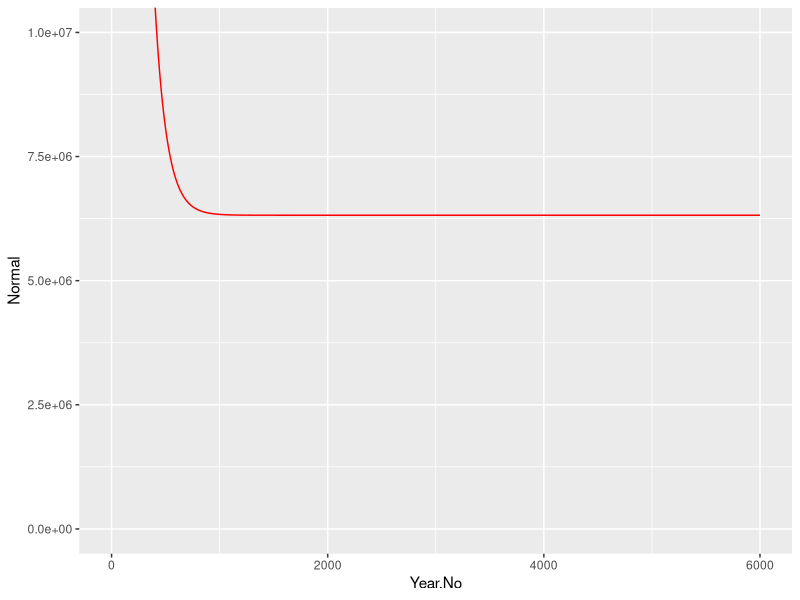
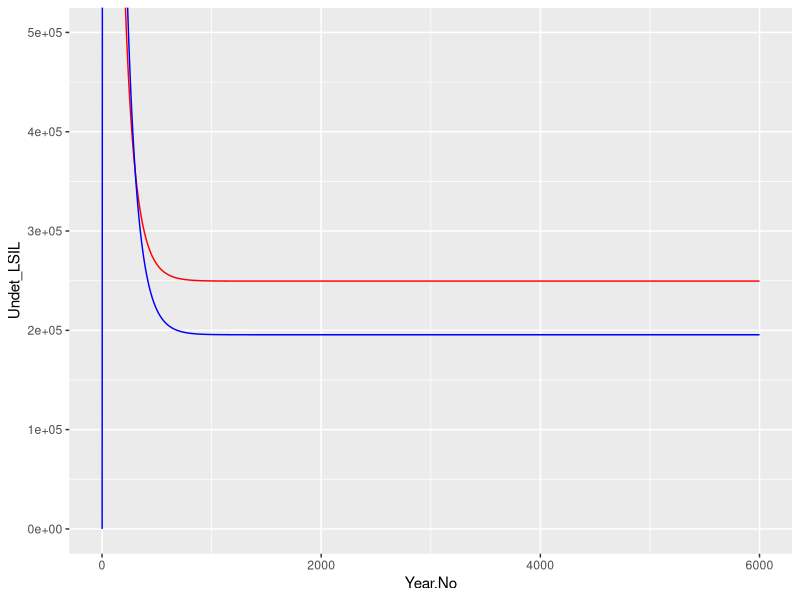
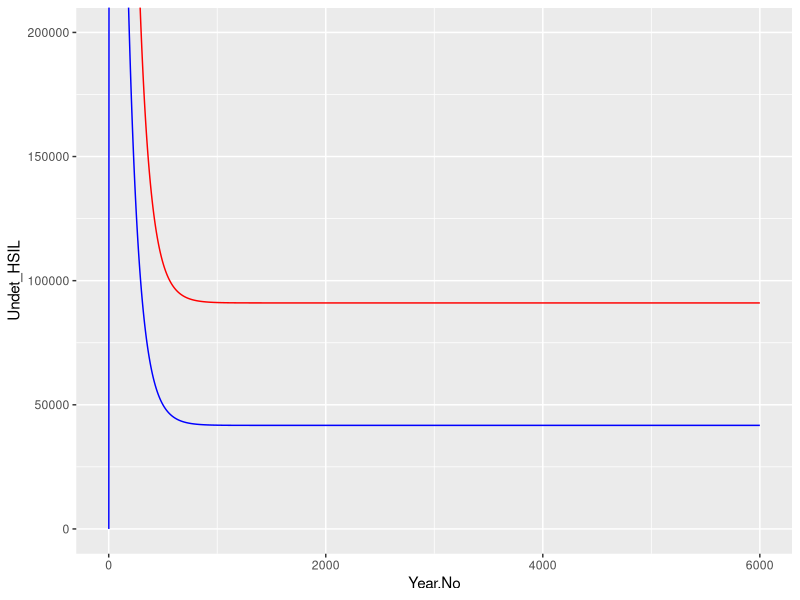

R code for these plots, in order:

## FINAL MODEL 2018 PARAMETERS ##

## Time step = MONTH ##

library(ggplot2)

### UNVACCINATED ###

#### Starting parameters
t = 12*500
  # 12*500 = burn-in (1-6000)
  # 12*30 = COVID + 30ish years (6001-6360)

N.states = 8

Pop_size_1 = 14683822*0.4
Pop_size_2 = 10201392*0.4
Pop_size_3 = 19939084*0.4

# aging into cohort
age_in <- -log(1-1/20)/12 # multiply by pop under 18
# aging up within cohort
age_up_0 <- -log(1-1/3)/12 # proportion turning 21
age_up_1 <- -log(1-1/4)/12 # proportion turning 25
age_up_2 <- -log(1-1/5)/12 # proportion turning 30
# aging out of cohort
age_out <- -log(1-1/10)/12 # proportion turning 40
# Dying
p_die_1 <- -log(1-74/100000)/12 # proportion dying age 18-24
p_die_2_3 <- -log(1-164/100000)/12 # proportion dying age 25-39

# undetected
norm_ulsil_0 <- -log(1-0.15)/12
norm_ulsil_1 <- -log(1-0.08)/12
norm_ulsil_2 <- -log(1-0.02)/12
norm_ulsil_3 <- -log(1-0.01)/12
ulsil_norm_1 <- -log(1-0.60)/12
ulsil_norm_2_3 <- -log(1-0.4)/12
ulsil_uhsil_1 <- -log(1-0.14)/12
ulsil_uhsil_2_3 <- -log(1-0.35)/12
uhsil_ulsil_1 <- -log(1-0.62)/12
uhsil_ulsil_2_3 <- -log(1-0.20)/12
uhsil_ucan <- -log(1-6.4/100000)/12

# detected
norm_dlsil_1 <- norm_ulsil_1
norm_dlsil_2 <- norm_ulsil_2
norm_dlsil_3 <- norm_ulsil_3
dlsil_norm_1 <- ulsil_norm_1
dlsil_norm_2_3 <- ulsil_norm_2_3
dlsil_dhsil_1 <- ulsil_uhsil_1
dlsil_dhsil_2_3 <- ulsil_uhsil_2_3
dhsil_dlsil_1 <-  uhsil_ulsil_1
dhsil_dlsil_2_3 <-  uhsil_ulsil_2_3
dhsil_dcan <- uhsil_ucan
dcan_dcandeath <- -log(1-0.35)/12

# treatment
dhsil_norm <- -log(1-0.9*0.9)/12
dcan_norm <- -log(1-0.5*1)/12

# screening
ulsil_dlsil <- -log(1-0.83/3)/12
uhsil_dhsil <- -log(1-0.83/3)/12
ucan_dcan <- -log(1-0.83/3)/12

# loss to follow up
dlsil_uhsil <- -log(1-0.17/3)/12
dhsil_ucan <- -log(1-0.17/3)/12

# hysterectomies
hyst_1 <- -log(1+log(0.99)/10)/12
hyst_2 <- -log(1+log(0.96)/10)/12


# Starting number in each state

# Create years label
prefix = "Month"
suffix = seq(1:t)
months = paste(prefix, suffix, sep=" ")

# Create empty array
arr1 = array(NA, dim=c(t, N.states, 4), dimnames=list(months, c("Normal","Undet_LSIL","Det_LSIL","Undet_HSIL","Det_HSIL","Undet_Cancer","Det_Cancer","Cancer Death"), c("18-20","21-24","25-29","30-39")))

# Assign starting prevalence of each state
prev1 = 0.8
prev2 = 0.1
prev3 = 0
prev4 = 0.1
prev5 = 0
prev6 = 0
prev7 = 0
prev8 = 0

# Assign starting states
set.seed(123)
arr1[1,,] <- rmultinom(1, Pop_size_1+Pop_size_2+Pop_size_3, prob=c(prev1,prev2,prev3,prev4,prev5,prev6,prev7,prev8)) 

# Run model
for(i in 2:t){
  
  ########################### 18-20 ########################
  
  # Normal 18-20 (1)
  arr1[i,1,1] <- (arr1[(i-1),1,1]) +  
    (Pop_size_1*age_in) +        # age in (need to adjust this)
    (arr1[(i-1),2,1])*ulsil_norm_1 - # undetected LSIL regress to normal
    #(arr1[(i-1),5,1])*dhsil_norm + # detected HSIL treated to normal
    #(arr1[(i-1),3,1])*dlsil_norm_1 - # detected LSIL regress to normal
    (arr1[(i-1),1,1])*norm_ulsil_1 - # normal progress to undetected LSIL
    #(arr1[(i-1),1,1])*norm_dlsil_1 - # normal progress to detected LSIL
    (arr1[(i-1),1,1])*age_up_0 -   # age up
    (arr1[(i-1),1,1])*p_die_1        # die (unrelated)
  # LSIL undetected 18-20 (2)
  arr1[i,2,1] <- (arr1[(i-1),2,1]) + 
    # Age in (need to add this)
    (arr1[(i-1),1,1])*norm_ulsil_0 +  # normal progress to undetected LSIL
    (arr1[(i-1),4,1])*uhsil_ulsil_1 - # undetected HSIL regress to undetected LSIL
    (arr1[(i-1),2,1])*ulsil_norm_1 -  # undetected LSIL regress to normal
    (arr1[(i-1),2,1])*ulsil_uhsil_1 - # undetected LSIL progress to undetected HSIL
    #(arr1[(i-1),2,1])*ulsil_dlsil - # undetected LSIL screened to detected LSIL
    (arr1[(i-1),2,1])*age_up_0 -    # age up
    (arr1[(i-1),2,1])*p_die_1         # die (unrelated)
  # LSIL detected 18-20 (3) = 0
  arr1[i,3,1] <- (arr1[(i-1),3,1]) 
  # Age in (need to add this)
  #(arr1[(i-1),1,1])*norm_dlsil_1 +  # normal progress to detected LSIL
  #(arr1[(i-1),5,1])*dhsil_dlsil_1 + # detected HSIL regress to detected LSIL
  #(arr1[(i-1),2,1])*ulsil_dlsil - # undetected LSIL screened to detected LSIL
  #(arr1[(i-1),3,1])*dlsil_norm_1 -  # detected LSIL regress to normal
  #(arr1[(i-1),3,1])*dlsil_dhsil_1 - # detected LSIL progress to detected HSIL
  #(arr1[(i-1),3,1])*dlsil_uhsil - # detected LSIL LTFU to undetected HSIL
  #(arr1[(i-1),3,1])*age_up_1 -    # age up
  #(arr1[(i-1),3,1])*p_die_1         # die (unrelated)
  # HSIL undetected 18-20 (4) 
  arr1[i,4,1] <- (arr1[(i-1),4,1]) + 
    (arr1[(i-1),2,1])*ulsil_uhsil_1 + # undetected LSIL progress to undetected HSIL 
    (arr1[(i-1),3,1])*dlsil_uhsil - # detected LSIL progress to undetected HSIL
    (arr1[(i-1),4,1])*uhsil_ulsil_1 - # undetected HSIL regress to undetected LSIL
    #(arr1[(i-1),4,1])*uhsil_ucan -  # undetected HSIL progress to undetected cancer
    (arr1[(i-1),4,1])*uhsil_dhsil - # undetected HSIL screened to detected HSIL
    (arr1[(i-1),4,1])*age_up_0 -    # age up
    (arr1[(i-1),4,1])*p_die_1         # die (unrelated)
  # HSIL detected 18-20 (5) = 0
  arr1[i,5,1] <- (arr1[(i-1),5,1]) 
  #(arr1[(i-1),3,1])*dlsil_dhsil_1 + # detected LSIL progress to detected HSIL
  #(arr1[(i-1),4,1])*uhsil_dhsil - # undetected HSIL screened to detected HSIL
  #(arr1[(i-1),5,1])*dhsil_dlsil_1 - # detected HSIL regress to detected LSIL
  #(arr1[(i-1),5,1])*dhsil_norm -  # detected HSIL treated to normal
  #(arr1[(i-1),5,1])*age_up_1 -    # age up
  #(arr1[(i-1),5,1])*p_die_1         # die (unrelated)
  # Cancer undetected 18-20 (6) = 0
  arr1[i,6,1] <- (arr1[(i-1),6,1])
  # Cancer detected 18-20 (7) = 0
  arr1[i,7,1] <- (arr1[(i-1),7,1])
  # Cancer deaths 18-20 (8) = 0
  arr1[i,8,1] <- (arr1[(i-1),8,1])
  
  ########################### 21-24 ########################
  
  # Normal 21-24 (1)
  arr1[i,1,2] <- (arr1[(i-1),1,2]) +  
    (arr1[(i-1),1,1])*age_up_0 +   # age up
    (arr1[(i-1),2,2])*ulsil_norm_1 + # undetected LSIL regress to normal
    (arr1[(i-1),5,2])*dhsil_norm + # detected HSIL treated to normal
    (arr1[(i-1),3,2])*dlsil_norm_1 - # detected LSIL regress to normal
    (arr1[(i-1),1,2])*norm_ulsil_1 - # normal progress to undetected LSIL
    (arr1[(i-1),1,2])*norm_dlsil_1 - # normal progress to detected LSIL
    (arr1[(i-1),1,2])*age_up_1 -   # age up
    (arr1[(i-1),1,2])*hyst_1-        # hysterectomy
    (arr1[(i-1),1,2])*p_die_1        # die (unrelated)
  # LSIL undetected 21-24 (2)
  arr1[i,2,2] <- (arr1[(i-1),2,2]) + 
    (arr1[(i-1),2,1])*age_up_0 +   # age up
    (arr1[(i-1),1,2])*norm_ulsil_1 +  # normal progress to undetected LSIL
    (arr1[(i-1),4,2])*uhsil_ulsil_1 - # undetected HSIL regress to undetected LSIL
    (arr1[(i-1),2,2])*ulsil_norm_1 -  # undetected LSIL regress to normal
    (arr1[(i-1),2,2])*ulsil_uhsil_1 - # undetected LSIL progress to undetected HSIL
    (arr1[(i-1),2,2])*ulsil_dlsil - # undetected LSIL screened to detected LSIL
    (arr1[(i-1),2,2])*age_up_1 -    # age up
    (arr1[(i-1),2,2])*hyst_1-        # hysterectomy
    (arr1[(i-1),2,2])*p_die_1         # die (unrelated)
  # LSIL detected 21-24 (3)
  arr1[i,3,2] <- (arr1[(i-1),3,2]) + 
    (arr1[(i-1),3,1])*age_up_0 +   # age up
    (arr1[(i-1),1,2])*norm_dlsil_1 +  # normal progress to detected LSIL
    (arr1[(i-1),5,2])*dhsil_dlsil_1 + # detected HSIL regress to detected LSIL
    (arr1[(i-1),2,2])*ulsil_dlsil - # undetected LSIL screened to detected LSIL
    (arr1[(i-1),3,2])*dlsil_norm_1 -  # detected LSIL regress to normal
    (arr1[(i-1),3,2])*dlsil_dhsil_1 - # detected LSIL progress to detected HSIL
    (arr1[(i-1),3,2])*dlsil_uhsil - # detected LSIL LTFU to undetected HSIL
    (arr1[(i-1),3,2])*age_up_1 -    # age up
    (arr1[(i-1),3,2])*hyst_1-        # hysterectomy
    (arr1[(i-1),3,2])*p_die_1         # die (unrelated)
  # HSIL undetected 21-24 (4) 
  arr1[i,4,2] <- (arr1[(i-1),4,2]) + 
    (arr1[(i-1),4,1])*age_up_0 +   # age up
    (arr1[(i-1),2,2])*ulsil_uhsil_1 + # undetected LSIL progress to undetected HSIL 
    (arr1[(i-1),3,2])*dlsil_uhsil - # detected LSIL progress to undetected HSIL
    (arr1[(i-1),4,2])*uhsil_ulsil_1 - # undetected HSIL regress to undetected LSIL
    #(arr1[(i-1),4,1])*uhsil_ucan -  # undetected HSIL progress to undetected cancer
    (arr1[(i-1),4,2])*uhsil_dhsil - # undetected HSIL screened to detected HSIL
    (arr1[(i-1),4,2])*age_up_1 -    # age up
    (arr1[(i-1),4,2])*hyst_1-        # hysterectomy
    (arr1[(i-1),4,2])*p_die_1         # die (unrelated)
  # HSIL detected 21-24 (5)
  arr1[i,5,2] <- (arr1[(i-1),5,2]) + 
    (arr1[(i-1),5,1])*age_up_0 +   # age up
    (arr1[(i-1),3,2])*dlsil_dhsil_1 + # detected LSIL progress to detected HSIL
    (arr1[(i-1),4,2])*uhsil_dhsil - # undetected HSIL screened to detected HSIL
    (arr1[(i-1),5,2])*dhsil_dlsil_1 - # detected HSIL regress to detected LSIL
    (arr1[(i-1),5,2])*dhsil_norm -  # detected HSIL treated to normal
    (arr1[(i-1),5,2])*age_up_1 -    # age up
    (arr1[(i-1),5,2])*hyst_1-        # hysterectomy
    (arr1[(i-1),5,2])*p_die_1         # die (unrelated)
  # Cancer undetected 18-24 (6) = 0
  arr1[i,6,2] <- (arr1[(i-1),6,2])
  # Cancer detected 18-24 (7) = 0
  arr1[i,7,2] <- (arr1[(i-1),7,2])
  # Cancer deaths 18-24 (8) = 0
  arr1[i,8,2] <- (arr1[(i-1),8,2])
  
  ########################### 25-29 ########################
  
  # Normal 25-29 (1)
  arr1[i,1,3] <- (arr1[(i-1),1,3]) +  
    (arr1[(i-1),1,2])*age_up_1 +   # age up
    (arr1[(i-1),2,3])*ulsil_norm_2_3 + # undetected LSIL regress to normal
    (arr1[(i-1),5,3])*dhsil_norm + # detected HSIL treated to normal
    (arr1[(i-1),7,3])*dcan_norm +  # detected cancer treated to normal
    (arr1[(i-1),3,3])*dlsil_norm_2_3 - # detected LSIL regress to normal
    (arr1[(i-1),1,3])*norm_ulsil_2 - # normal progress to undetected LSIL
    (arr1[(i-1),1,3])*norm_dlsil_2 - # normal progress to detected LSIL
    (arr1[(i-1),1,3])*age_up_2 -   # age up 
    (arr1[(i-1),1,3])*hyst_1-        # hysterectomy
    (arr1[(i-1),1,3])*p_die_2_3      # die (unrelated)
  # LSIL undetected 25-29 (2)
  arr1[i,2,3] <- (arr1[(i-1),2,3]) + 
    (arr1[(i-1),2,2])*age_up_1 +   # age up
    (arr1[(i-1),1,3])*norm_ulsil_2 +  # normal progress to undetected LSIL
    (arr1[(i-1),4,3])*uhsil_ulsil_2_3 - # undetected HSIL regress to undetected LSIL
    (arr1[(i-1),2,3])*ulsil_norm_2_3 -  # undetected LSIL regress to normal
    (arr1[(i-1),2,3])*ulsil_uhsil_2_3 - # undetected LSIL progress to undetected HSIL
    (arr1[(i-1),2,3])*ulsil_dlsil - # undetected LSIL screened to detected LSIL
    (arr1[(i-1),2,3])*age_up_2 -     # age up
    (arr1[(i-1),2,3])*hyst_1-        # hysterectomy
    (arr1[(i-1),2,3])*p_die_2_3       # die (unrelated)
  # LSIL detected 25-29 (3)
  arr1[i,3,3] <- (arr1[(i-1),3,3]) + 
    (arr1[(i-1),3,2])*age_up_1 +   # age up
    (arr1[(i-1),1,3])*norm_dlsil_2 +  # normal progress to detected LSIL
    (arr1[(i-1),5,3])*dhsil_dlsil_2_3 + # detected HSIL regress to detected LSIL
    (arr1[(i-1),2,3])*ulsil_dlsil - # undetected LSIL screened to detected LSIL
    (arr1[(i-1),3,3])*dlsil_norm_2_3 -  # detected LSIL regress to normal
    (arr1[(i-1),3,3])*dlsil_dhsil_2_3 - # detected LSIL progress to detected HSIL
    (arr1[(i-1),3,3])*dlsil_uhsil - # detected LSIL LTFU to undetected HSIL
    (arr1[(i-1),3,3])*age_up_2 -     # age up
    (arr1[(i-1),3,3])*hyst_1-        # hysterectomy
    (arr1[(i-1),3,3])*p_die_2_3       # die (unrelated)
  # HSIL undetected 25-29 (4) 
  arr1[i,4,3] <- (arr1[(i-1),4,3]) + 
    (arr1[(i-1),4,2])*age_up_1 +   # age up
    (arr1[(i-1),2,3])*ulsil_uhsil_2_3 + # undetected LSIL progress to undetected HSIL 
    (arr1[(i-1),3,3])*dlsil_uhsil - # detected LSIL progress to undetected HSIL
    (arr1[(i-1),4,3])*uhsil_ulsil_2_3 - # undetected HSIL regress to undetected LSIL
    (arr1[(i-1),4,3])*uhsil_ucan -  # undetected HSIL progress to undetected cancer
    (arr1[(i-1),4,3])*uhsil_dhsil - # undetected HSIL screened to detected HSIL
    (arr1[(i-1),4,3])*age_up_2 -     # age up
    (arr1[(i-1),4,3])*hyst_1-        # hysterectomy
    (arr1[(i-1),4,3])*p_die_2_3       # die (unrelated)
  # HSIL detected 25-29 (5)
  arr1[i,5,3] <- (arr1[(i-1),5,3]) + 
    (arr1[(i-1),5,2])*age_up_1 +   # age up
    (arr1[(i-1),3,3])*dlsil_dhsil_2_3 + # detected LSIL progress to detected HSIL
    (arr1[(i-1),4,3])*uhsil_dhsil - # undetected HSIL screened to detected HSIL
    (arr1[(i-1),5,3])*dhsil_dlsil_2_3 - # detected HSIL regress to detected LSIL
    (arr1[(i-1),5,3])*dhsil_ucan -  # detected HSIL LTFU to undetected cancer
    (arr1[(i-1),5,3])*dhsil_dcan -  # detected HSIL progress to detected cancer
    (arr1[(i-1),5,3])*dhsil_norm -  # detected HSIL treated to normal
    (arr1[(i-1),5,3])*age_up_2 -     # age up
    (arr1[(i-1),5,3])*hyst_1-        # hysterectomy
    (arr1[(i-1),5,3])*p_die_2_3       # die (unrelated)
  # Cancer undetected 25-29 (6)
  arr1[i,6,3] <- (arr1[(i-1),6,3]) +
    (arr1[(i-1),4,3])*uhsil_ucan +  # undetected HSIL progress to undetected cancer
    (arr1[(i-1),5,3])*dhsil_ucan -  # detected HSIL progress to undetected cancer
    (arr1[(i-1),6,3])*ucan_dcan -   # undetected cancer screened to detected cancer
    (arr1[(i-1),6,3])*age_up_2 -     # age up
    (arr1[(i-1),6,3])*hyst_1-        # hysterectomy
    (arr1[(i-1),6,3])*p_die_2_3       # die (unrelated)
  # Cancer detected 25-29 (7)
  arr1[i,7,3] <- (arr1[(i-1),7,3]) +
    (arr1[(i-1),5,3])*dhsil_dcan +     # detected HSIL progress to detected cancer
    (arr1[(i-1),6,3])*ucan_dcan -      # undetected cancer screened to detected cancer
    (arr1[(i-1),7,3])*dcan_dcandeath - # detected cancer progress to cancer death
    (arr1[(i-1),7,3])*dcan_norm -      # detected cancer treated to normal
    (arr1[(i-1),7,3])*age_up_2 -        # age out
    (arr1[(i-1),7,3])*p_die_2_3          # die (unrelated)
  # Cancer deaths 25-29 (8)
  arr1[i,8,3] <-
    (arr1[(i-1),7,3])*dcan_dcandeath # detected cancer progress to cancer death
  
  ########################### 30-39 ########################
  
  # Normal 30-39 (1)
  arr1[i,1,4] <- (arr1[(i-1),1,4]) +  
    (arr1[(i-1),1,3])*age_up_2 +   # age up
    (arr1[(i-1),2,4])*ulsil_norm_2_3 + # undetected LSIL regress to normal
    (arr1[(i-1),5,4])*dhsil_norm + # detected HSIL treated to normal
    (arr1[(i-1),7,4])*dcan_norm +  # detected cancer treated to normal
    (arr1[(i-1),3,4])*dlsil_norm_2_3 - # detected LSIL regress to normal
    (arr1[(i-1),1,4])*norm_ulsil_3 - # normal progress to undetected LSIL
    (arr1[(i-1),1,4])*norm_dlsil_3 - # normal progress to detected LSIL
    (arr1[(i-1),1,4])*age_out -    # age out
    (arr1[(i-1),1,4])*hyst_2-        # hysterectomy
    (arr1[(i-1),1,4])*p_die_2_3      # die (unrelated)
  # LSIL undetected 25-39 (2)
  arr1[i,2,4] <- (arr1[(i-1),2,4]) + 
    (arr1[(i-1),2,3])*age_up_2 +   # age up
    (arr1[(i-1),1,4])*norm_ulsil_3 +  # normal progress to undetected LSIL
    (arr1[(i-1),4,4])*uhsil_ulsil_2_3 - # undetected HSIL regress to undetected LSIL
    (arr1[(i-1),2,4])*ulsil_norm_2_3 -  # undetected LSIL regress to normal
    (arr1[(i-1),2,4])*ulsil_uhsil_2_3 - # undetected LSIL progress to undetected HSIL
    (arr1[(i-1),2,4])*ulsil_dlsil - # undetected LSIL screened to detected LSIL
    (arr1[(i-1),2,4])*age_out -     # age out
    (arr1[(i-1),2,4])*hyst_2-        # hysterectomy
    (arr1[(i-1),2,4])*p_die_2_3       # die (unrelated)
  # LSIL detected 25-39 (3)
  arr1[i,3,4] <- (arr1[(i-1),3,4]) + 
    (arr1[(i-1),3,3])*age_up_2 +   # age up
    (arr1[(i-1),1,4])*norm_dlsil_3 +  # normal progress to detected LSIL
    (arr1[(i-1),5,4])*dhsil_dlsil_2_3 + # detected HSIL regress to detected LSIL
    (arr1[(i-1),2,4])*ulsil_dlsil - # undetected LSIL screened to detected LSIL
    (arr1[(i-1),3,4])*dlsil_norm_2_3 -  # detected LSIL regress to normal
    (arr1[(i-1),3,4])*dlsil_dhsil_2_3 - # detected LSIL progress to detected HSIL
    (arr1[(i-1),3,4])*dlsil_uhsil - # detected LSIL LTFU to undetected HSIL
    (arr1[(i-1),3,4])*age_out -     # age out
    (arr1[(i-1),3,4])*hyst_2-        # hysterectomy
    (arr1[(i-1),3,4])*p_die_2_3       # die (unrelated)
  # HSIL undetected 25-39 (4) 
  arr1[i,4,4] <- (arr1[(i-1),4,4]) + 
    (arr1[(i-1),4,3])*age_up_2 +   # age up
    (arr1[(i-1),2,4])*ulsil_uhsil_2_3 + # undetected LSIL progress to undetected HSIL 
    (arr1[(i-1),3,4])*dlsil_uhsil - # detected LSIL progress to undetected HSIL
    (arr1[(i-1),4,4])*uhsil_ulsil_2_3 - # undetected HSIL regress to undetected LSIL
    (arr1[(i-1),4,4])*uhsil_ucan -  # undetected HSIL progress to undetected cancer
    (arr1[(i-1),4,4])*uhsil_dhsil - # undetected HSIL screened to detected HSIL
    (arr1[(i-1),4,4])*age_out -     # age out
    (arr1[(i-1),4,4])*hyst_2-        # hysterectomy
    (arr1[(i-1),4,4])*p_die_2_3       # die (unrelated)
  # HSIL detected 25-39 (5)
  arr1[i,5,4] <- (arr1[(i-1),5,4]) + 
    (arr1[(i-1),5,3])*age_up_2 +   # age up
    (arr1[(i-1),3,4])*dlsil_dhsil_2_3 + # detected LSIL progress to detected HSIL
    (arr1[(i-1),4,4])*uhsil_dhsil - # undetected HSIL screened to detected HSIL
    (arr1[(i-1),5,4])*dhsil_dlsil_2_3 - # detected HSIL regress to detected LSIL
    (arr1[(i-1),5,4])*dhsil_ucan -  # detected HSIL LTFU to undetected cancer
    (arr1[(i-1),5,4])*dhsil_dcan -  # detected HSIL progress to detected cancer
    (arr1[(i-1),5,4])*dhsil_norm -  # detected HSIL treated to normal
    (arr1[(i-1),5,4])*age_out -     # age out
    (arr1[(i-1),5,4])*hyst_2-        # hysterectomy
    (arr1[(i-1),5,4])*p_die_2_3       # die (unrelated)
  # Cancer undetected 25-39 (6)
  arr1[i,6,4] <- (arr1[(i-1),6,4]) +
    (arr1[(i-1),6,4])*age_up_2 +   # age up
    (arr1[(i-1),4,4])*uhsil_ucan +  # undetected HSIL progress to undetected cancer
    (arr1[(i-1),5,4])*dhsil_ucan -  # detected HSIL progress to undetected cancer
    (arr1[(i-1),6,4])*ucan_dcan -   # undetected cancer screened to detected cancer
    (arr1[(i-1),6,4])*age_out -     # age out
    (arr1[(i-1),6,4])*hyst_2-        # hysterectomy
    (arr1[(i-1),6,4])*p_die_2_3       # die (unrelated)
  # Cancer detected 25-39 (7)
  arr1[i,7,4] <- (arr1[(i-1),7,4]) +
    (arr1[(i-1),7,3])*age_up_2 +   # age up
    (arr1[(i-1),5,4])*dhsil_dcan +     # detected HSIL progress to detected cancer
    (arr1[(i-1),6,4])*ucan_dcan -      # undetected cancer screened to detected cancer
    (arr1[(i-1),7,4])*dcan_dcandeath - # detected cancer progress to cancer death
    (arr1[(i-1),7,4])*dcan_norm -      # detected cancer treated to normal
    (arr1[(i-1),7,4])*age_out -        # age out
    (arr1[(i-1),7,4])*p_die_2_3          # die (unrelated)
  # Cancer deaths 25-39 (8)
  arr1[i,8,4] <-
    (arr1[(i-1),7,4])*dcan_dcandeath # detected cancer progress to cancer death
}

arr1 <- round(arr1,0)

# Vector of HSIL, cancer, and cancer death at steady state for iteration
result <- apply(arr1, 2L, rowSums)
final_result <- as.data.frame(result[max(t),])

# Log likelihood of result vs predicted
LL <- sum(dpois(final_result[c(5,7,8),], c(196000*0.4,10510*0.4,3400*0.4), log=TRUE))

Results <- final_result[c(5,7,8),]

result_2 <- as.data.frame(result)
result_3 <- as.data.frame(tibble::rownames_to_column(result_2, "Year"))
result_3$Year.No <- seq(1:t)


p_Norm<-ggplot(result_3, aes(x=Year.No)) +
  geom_line(aes(y=Normal), colour="red") + 
  coord_cartesian(
    xlim = NULL,
    ylim = c(0,10000000))

p_Norm


p_LSIL<-ggplot(result_3, aes(x=Year.No)) +
  geom_line(aes(y=Undet_LSIL), colour="red") + 
  geom_line(aes(y=Det_LSIL), colour="blue") +
  coord_cartesian(
    xlim = NULL,
    ylim = c(0,500000))

p_LSIL

p_HSIL<-ggplot(result_3, aes(x=Year.No)) +
  geom_line(aes(y=Undet_HSIL), colour="red") + 
  geom_line(aes(y=Det_HSIL), colour="blue") +
  coord_cartesian(
    xlim = NULL,
    ylim = c(0,200000))

p_HSIL

# Make vector of paramters from monthly vs annual model - should form line
# Make dataframe - do operation vector 



### VACCINATED ###

#### Starting parameters
t = 12*500
  # 12*500 = burn-in (1-6000)
  # 12*30 = COVID + 30ish years (6001-6360)

N.states = 8
#Pop_size = 154566548 #all women
#Pop_size = 44978865*(1-0.032) # women 18-39*adjustment for hysterectomies
Pop_size_1 = 14683822*0.6
Pop_size_2 = 10201392*0.6
Pop_size_3 = 19939084*0.6

# aging into cohort
age_in <- -log(1-(1/20))/12 # multiply by pop under 18
# aging up within cohort
age_up_0 <- -log(1-1/3)/12 # proportion turning 21
age_up_1 <- -log(1-1/4)/12 # proportion turning 25
age_up_2 <- -log(1-1/5)/12 # proportion turning 30
# aging out of cohort
age_out <- -log(1-1/10)/12 # proportion turning 40
# Dying
p_die_1 <- -log(1-74/100000)/12 # proportion dying age 18-24
p_die_2_3 <- -log(1-164/100000)/12 # proportion dying age 25-39

# undetected
ifelse(t<(490*12), norm_ulsil_0 <- -log(1-0.15)/12, norm_ulsil_0 <- -log(1-0.15*0.2)/12)
ifelse(t<(490*12), norm_ulsil_1 <- -log(1-0.08)/12, norm_ulsil_1 <- -log(1-0.08*0.2)/12)
ifelse(t<(490*12), norm_ulsil_2 <- -log(1-0.02)/12, norm_ulsil_2 <- -log(1-0.02*0.2)/12)
norm_ulsil_3 <- -log(1-0.01*0.1)/12
ulsil_norm_1 <- -log(1-0.60)/12
ulsil_norm_2_3 <- -log(1-0.4)/12
ulsil_uhsil_1 <- -log(1-0.14)/12
ulsil_uhsil_2_3 <- -log(1-0.35)/12
uhsil_ulsil_1 <- -log(1-0.62)/12
uhsil_ulsil_2_3 <- -log(1-0.20)/12
uhsil_ucan <- -log(1-6.4/100000)/12

# detected
norm_dlsil_1 <- norm_ulsil_1
norm_dlsil_2 <- norm_ulsil_2
norm_dlsil_3 <- norm_ulsil_3
dlsil_norm_1 <- ulsil_norm_1
dlsil_norm_2_3 <- ulsil_norm_2_3
dlsil_dhsil_1 <- ulsil_uhsil_1
dlsil_dhsil_2_3 <- ulsil_uhsil_2_3
dhsil_dlsil_1 <-  uhsil_ulsil_1
dhsil_dlsil_2_3 <-  uhsil_ulsil_2_3
dhsil_dcan <- uhsil_ucan
dcan_dcandeath <- -log(1-0.35)/12

# treatment
dhsil_norm <- -log(1-0.9*0.9)/12
dcan_norm <- -log(1-0.5*1)/12

# BRFSS rates!!
# screening
ulsil_dlsil <- -log(1-0.83/3)/12
uhsil_dhsil <- -log(1-0.83/3)/12
ucan_dcan <- -log(1-0.83/3)/12

# loss to follow up
dlsil_uhsil <- -log(1-0.17/3)/12
dhsil_ucan <- -log(1-0.17/3)/12

# hysterectomies
hyst_1 <- -log(1+log(0.99)/10)/12
hyst_2 <- -log(1+log(0.96)/10)/12

# Starting number in each state

# Create years label
prefix = "Year"
suffix = seq(1:t)
years = paste(prefix, suffix, sep=" ")

# Create empty array
arr1 = array(NA, dim=c(t, N.states, 4), dimnames=list(years, c("Normal","Undet_LSIL","Det_LSIL","Undet_HSIL","Det_HSIL","Undet_Cancer","Det_Cancer","Cancer Death"), c("18-20","21-24","25-29","30-39")))

# Assign starting prevalence of each state
prev1 = 0.8
prev2 = 0.1
prev3 = 0
prev4 = 0.1
prev5 = 0
prev6 = 0
prev7 = 0
prev8 = 0

# Assign starting states
set.seed(123)
arr1[1,,] <- rmultinom(1, Pop_size_1+Pop_size_2+Pop_size_3, prob=c(prev1,prev2,prev3,prev4,prev5,prev6,prev7,prev8)) 

# Run model
for(i in 2:t){
  
  ########################### 18-20 ########################
  
  # Normal 18-20 (1)
  arr1[i,1,1] <- (arr1[(i-1),1,1]) +  
    (Pop_size_1*age_in) +        # age in (need to adjust this)
    (arr1[(i-1),2,1])*ulsil_norm_1 - # undetected LSIL regress to normal
    #(arr1[(i-1),5,1])*dhsil_norm + # detected HSIL treated to normal
    #(arr1[(i-1),3,1])*dlsil_norm_1 - # detected LSIL regress to normal
    (arr1[(i-1),1,1])*norm_ulsil_1 - # normal progress to undetected LSIL
    #(arr1[(i-1),1,1])*norm_dlsil_1 - # normal progress to detected LSIL
    (arr1[(i-1),1,1])*age_up_0 -   # age up
    (arr1[(i-1),1,1])*p_die_1        # die (unrelated)
  # LSIL undetected 18-20 (2)
  arr1[i,2,1] <- (arr1[(i-1),2,1]) + 
    # Age in (need to add this)
    (arr1[(i-1),1,1])*norm_ulsil_0 +  # normal progress to undetected LSIL
    (arr1[(i-1),4,1])*uhsil_ulsil_1 - # undetected HSIL regress to undetected LSIL
    (arr1[(i-1),2,1])*ulsil_norm_1 -  # undetected LSIL regress to normal
    (arr1[(i-1),2,1])*ulsil_uhsil_1 - # undetected LSIL progress to undetected HSIL
    #(arr1[(i-1),2,1])*ulsil_dlsil - # undetected LSIL screened to detected LSIL
    (arr1[(i-1),2,1])*age_up_0 -    # age up
    (arr1[(i-1),2,1])*p_die_1         # die (unrelated)
  # LSIL detected 18-20 (3) = 0
  arr1[i,3,1] <- (arr1[(i-1),3,1]) 
  # Age in (need to add this)
  #(arr1[(i-1),1,1])*norm_dlsil_1 +  # normal progress to detected LSIL
  #(arr1[(i-1),5,1])*dhsil_dlsil_1 + # detected HSIL regress to detected LSIL
  #(arr1[(i-1),2,1])*ulsil_dlsil - # undetected LSIL screened to detected LSIL
  #(arr1[(i-1),3,1])*dlsil_norm_1 -  # detected LSIL regress to normal
  #(arr1[(i-1),3,1])*dlsil_dhsil_1 - # detected LSIL progress to detected HSIL
  #(arr1[(i-1),3,1])*dlsil_uhsil - # detected LSIL LTFU to undetected HSIL
  #(arr1[(i-1),3,1])*age_up_1 -    # age up
  #(arr1[(i-1),3,1])*p_die_1         # die (unrelated)
  # HSIL undetected 18-20 (4) 
  arr1[i,4,1] <- (arr1[(i-1),4,1]) + 
    (arr1[(i-1),2,1])*ulsil_uhsil_1 + # undetected LSIL progress to undetected HSIL 
    (arr1[(i-1),3,1])*dlsil_uhsil - # detected LSIL progress to undetected HSIL
    (arr1[(i-1),4,1])*uhsil_ulsil_1 - # undetected HSIL regress to undetected LSIL
    #(arr1[(i-1),4,1])*uhsil_ucan -  # undetected HSIL progress to undetected cancer
    (arr1[(i-1),4,1])*uhsil_dhsil - # undetected HSIL screened to detected HSIL
    (arr1[(i-1),4,1])*age_up_0 -    # age up
    (arr1[(i-1),4,1])*p_die_1         # die (unrelated)
  # HSIL detected 18-20 (5) = 0
  arr1[i,5,1] <- (arr1[(i-1),5,1]) 
  #(arr1[(i-1),3,1])*dlsil_dhsil_1 + # detected LSIL progress to detected HSIL
  #(arr1[(i-1),4,1])*uhsil_dhsil - # undetected HSIL screened to detected HSIL
  #(arr1[(i-1),5,1])*dhsil_dlsil_1 - # detected HSIL regress to detected LSIL
  #(arr1[(i-1),5,1])*dhsil_norm -  # detected HSIL treated to normal
  #(arr1[(i-1),5,1])*age_up_1 -    # age up
  #(arr1[(i-1),5,1])*p_die_1         # die (unrelated)
  # Cancer undetected 18-20 (6) = 0
  arr1[i,6,1] <- (arr1[(i-1),6,1])
  # Cancer detected 18-20 (7) = 0
  arr1[i,7,1] <- (arr1[(i-1),7,1])
  # Cancer deaths 18-20 (8) = 0
  arr1[i,8,1] <- (arr1[(i-1),8,1])
  
  ########################### 21-24 ########################
  
  # Normal 21-24 (1)
  arr1[i,1,2] <- (arr1[(i-1),1,2]) +  
    (arr1[(i-1),1,1])*age_up_0 +   # age up
    (arr1[(i-1),2,2])*ulsil_norm_1 + # undetected LSIL regress to normal
    (arr1[(i-1),5,2])*dhsil_norm + # detected HSIL treated to normal
    (arr1[(i-1),3,2])*dlsil_norm_1 - # detected LSIL regress to normal
    (arr1[(i-1),1,2])*norm_ulsil_1 - # normal progress to undetected LSIL
    (arr1[(i-1),1,2])*norm_dlsil_1 - # normal progress to detected LSIL
    (arr1[(i-1),1,2])*age_up_1 -   # age up
    (arr1[(i-1),1,2])*p_die_1        # die (unrelated)
  # LSIL undetected 21-24 (2)
  arr1[i,2,2] <- (arr1[(i-1),2,2]) + 
    (arr1[(i-1),2,1])*age_up_0 +   # age up
    (arr1[(i-1),1,2])*norm_ulsil_1 +  # normal progress to undetected LSIL
    (arr1[(i-1),4,2])*uhsil_ulsil_1 - # undetected HSIL regress to undetected LSIL
    (arr1[(i-1),2,2])*ulsil_norm_1 -  # undetected LSIL regress to normal
    (arr1[(i-1),2,2])*ulsil_uhsil_1 - # undetected LSIL progress to undetected HSIL
    (arr1[(i-1),2,2])*ulsil_dlsil - # undetected LSIL screened to detected LSIL
    (arr1[(i-1),2,2])*age_up_1 -    # age up
    (arr1[(i-1),2,2])*p_die_1         # die (unrelated)
  # LSIL detected 21-24 (3)
  arr1[i,3,2] <- (arr1[(i-1),3,2]) + 
    (arr1[(i-1),3,1])*age_up_0 +   # age up
    (arr1[(i-1),1,2])*norm_dlsil_1 +  # normal progress to detected LSIL
    (arr1[(i-1),5,2])*dhsil_dlsil_1 + # detected HSIL regress to detected LSIL
    (arr1[(i-1),2,2])*ulsil_dlsil - # undetected LSIL screened to detected LSIL
    (arr1[(i-1),3,2])*dlsil_norm_1 -  # detected LSIL regress to normal
    (arr1[(i-1),3,2])*dlsil_dhsil_1 - # detected LSIL progress to detected HSIL
    (arr1[(i-1),3,2])*dlsil_uhsil - # detected LSIL LTFU to undetected HSIL
    (arr1[(i-1),3,2])*age_up_1 -    # age up
    (arr1[(i-1),3,2])*p_die_1         # die (unrelated)
  # HSIL undetected 21-24 (4) 
  arr1[i,4,2] <- (arr1[(i-1),4,2]) + 
    (arr1[(i-1),4,1])*age_up_0 +   # age up
    (arr1[(i-1),2,2])*ulsil_uhsil_1 + # undetected LSIL progress to undetected HSIL 
    (arr1[(i-1),3,2])*dlsil_uhsil - # detected LSIL progress to undetected HSIL
    (arr1[(i-1),4,2])*uhsil_ulsil_1 - # undetected HSIL regress to undetected LSIL
    #(arr1[(i-1),4,1])*uhsil_ucan -  # undetected HSIL progress to undetected cancer
    (arr1[(i-1),4,2])*uhsil_dhsil - # undetected HSIL screened to detected HSIL
    (arr1[(i-1),4,2])*age_up_1 -    # age up
    (arr1[(i-1),4,2])*p_die_1         # die (unrelated)
  # HSIL detected 21-24 (5)
  arr1[i,5,2] <- (arr1[(i-1),5,2]) + 
    (arr1[(i-1),5,1])*age_up_0 +   # age up
    (arr1[(i-1),3,2])*dlsil_dhsil_1 + # detected LSIL progress to detected HSIL
    (arr1[(i-1),4,2])*uhsil_dhsil - # undetected HSIL screened to detected HSIL
    (arr1[(i-1),5,2])*dhsil_dlsil_1 - # detected HSIL regress to detected LSIL
    (arr1[(i-1),5,2])*dhsil_norm -  # detected HSIL treated to normal
    (arr1[(i-1),5,2])*age_up_1 -    # age up
    (arr1[(i-1),5,2])*p_die_1         # die (unrelated)
  # Cancer undetected 18-24 (6) = 0
  arr1[i,6,2] <- (arr1[(i-1),6,2])
  # Cancer detected 18-24 (7) = 0
  arr1[i,7,2] <- (arr1[(i-1),7,2])
  # Cancer deaths 18-24 (8) = 0
  arr1[i,8,2] <- (arr1[(i-1),8,2])
  
  ########################### 25-29 ########################
  
  # Normal 25-29 (1)
  arr1[i,1,3] <- (arr1[(i-1),1,3]) +  
    (arr1[(i-1),1,2])*age_up_1 +   # age up
    (arr1[(i-1),2,3])*ulsil_norm_2_3 + # undetected LSIL regress to normal
    (arr1[(i-1),5,3])*dhsil_norm + # detected HSIL treated to normal
    (arr1[(i-1),7,3])*dcan_norm +  # detected cancer treated to normal
    (arr1[(i-1),3,3])*dlsil_norm_2_3 - # detected LSIL regress to normal
    (arr1[(i-1),1,3])*norm_ulsil_2 - # normal progress to undetected LSIL
    (arr1[(i-1),1,3])*norm_dlsil_2 - # normal progress to detected LSIL
    (arr1[(i-1),1,3])*age_up_2 -   # age up 
    (arr1[(i-1),1,3])*p_die_2_3      # die (unrelated)
  # LSIL undetected 25-29 (2)
  arr1[i,2,3] <- (arr1[(i-1),2,3]) + 
    (arr1[(i-1),2,2])*age_up_1 +   # age up
    (arr1[(i-1),1,3])*norm_ulsil_2 +  # normal progress to undetected LSIL
    (arr1[(i-1),4,3])*uhsil_ulsil_2_3 - # undetected HSIL regress to undetected LSIL
    (arr1[(i-1),2,3])*ulsil_norm_2_3 -  # undetected LSIL regress to normal
    (arr1[(i-1),2,3])*ulsil_uhsil_2_3 - # undetected LSIL progress to undetected HSIL
    (arr1[(i-1),2,3])*ulsil_dlsil - # undetected LSIL screened to detected LSIL
    (arr1[(i-1),2,3])*age_up_2 -     # age out
    (arr1[(i-1),2,3])*p_die_2_3       # die (unrelated)
  # LSIL detected 25-29 (3)
  arr1[i,3,3] <- (arr1[(i-1),3,3]) + 
    (arr1[(i-1),3,2])*age_up_1 +   # age up
    (arr1[(i-1),1,3])*norm_dlsil_2 +  # normal progress to detected LSIL
    (arr1[(i-1),5,3])*dhsil_dlsil_2_3 + # detected HSIL regress to detected LSIL
    (arr1[(i-1),2,3])*ulsil_dlsil - # undetected LSIL screened to detected LSIL
    (arr1[(i-1),3,3])*dlsil_norm_2_3 -  # detected LSIL regress to normal
    (arr1[(i-1),3,3])*dlsil_dhsil_2_3 - # detected LSIL progress to detected HSIL
    (arr1[(i-1),3,3])*dlsil_uhsil - # detected LSIL LTFU to undetected HSIL
    (arr1[(i-1),3,3])*age_up_2 -     # age out
    (arr1[(i-1),3,3])*p_die_2_3       # die (unrelated)
  # HSIL undetected 25-29 (4) 
  arr1[i,4,3] <- (arr1[(i-1),4,3]) + 
    (arr1[(i-1),4,2])*age_up_1 +   # age up
    (arr1[(i-1),2,3])*ulsil_uhsil_2_3 + # undetected LSIL progress to undetected HSIL 
    (arr1[(i-1),3,3])*dlsil_uhsil - # detected LSIL progress to undetected HSIL
    (arr1[(i-1),4,3])*uhsil_ulsil_2_3 - # undetected HSIL regress to undetected LSIL
    (arr1[(i-1),4,3])*uhsil_ucan -  # undetected HSIL progress to undetected cancer
    (arr1[(i-1),4,3])*uhsil_dhsil - # undetected HSIL screened to detected HSIL
    (arr1[(i-1),4,3])*age_up_2 -     # age out
    (arr1[(i-1),4,3])*p_die_2_3       # die (unrelated)
  # HSIL detected 25-29 (5)
  arr1[i,5,3] <- (arr1[(i-1),5,3]) + 
    (arr1[(i-1),5,2])*age_up_1 +   # age up
    (arr1[(i-1),3,3])*dlsil_dhsil_2_3 + # detected LSIL progress to detected HSIL
    (arr1[(i-1),4,3])*uhsil_dhsil - # undetected HSIL screened to detected HSIL
    (arr1[(i-1),5,3])*dhsil_dlsil_2_3 - # detected HSIL regress to detected LSIL
    (arr1[(i-1),5,3])*dhsil_ucan -  # detected HSIL LTFU to undetected cancer
    (arr1[(i-1),5,3])*dhsil_dcan -  # detected HSIL progress to detected cancer
    (arr1[(i-1),5,3])*dhsil_norm -  # detected HSIL treated to normal
    (arr1[(i-1),5,3])*age_up_2 -     # age out
    (arr1[(i-1),5,3])*p_die_2_3       # die (unrelated)
  # Cancer undetected 25-29 (6)
  arr1[i,6,3] <- (arr1[(i-1),6,3]) +
    (arr1[(i-1),4,3])*uhsil_ucan +  # undetected HSIL progress to undetected cancer
    (arr1[(i-1),5,3])*dhsil_ucan -  # detected HSIL progress to undetected cancer
    (arr1[(i-1),6,3])*ucan_dcan -   # undetected cancer screened to detected cancer
    (arr1[(i-1),6,3])*age_up_2 -     # age out
    (arr1[(i-1),6,3])*p_die_2_3       # die (unrelated)
  # Cancer detected 25-29 (7)
  arr1[i,7,3] <- (arr1[(i-1),7,3]) +
    (arr1[(i-1),5,3])*dhsil_dcan +     # detected HSIL progress to detected cancer
    (arr1[(i-1),6,3])*ucan_dcan -      # undetected cancer screened to detected cancer
    (arr1[(i-1),7,3])*dcan_dcandeath - # detected cancer progress to cancer death
    (arr1[(i-1),7,3])*dcan_norm -      # detected cancer treated to normal
    (arr1[(i-1),7,3])*age_up_2 -        # age out
    (arr1[(i-1),7,3])*p_die_2_3          # die (unrelated)
  # Cancer deaths 25-29 (8)
  arr1[i,8,3] <-
    (arr1[(i-1),7,3])*dcan_dcandeath # detected cancer progress to cancer death
  
  ########################### 30-39 ########################
  
  # Normal 30-39 (1)
  arr1[i,1,4] <- (arr1[(i-1),1,4]) +  
    (arr1[(i-1),1,3])*age_up_2 +   # age up
    (arr1[(i-1),2,4])*ulsil_norm_2_3 + # undetected LSIL regress to normal
    (arr1[(i-1),5,4])*dhsil_norm + # detected HSIL treated to normal
    (arr1[(i-1),7,4])*dcan_norm +  # detected cancer treated to normal
    (arr1[(i-1),3,4])*dlsil_norm_2_3 - # detected LSIL regress to normal
    (arr1[(i-1),1,4])*norm_ulsil_3 - # normal progress to undetected LSIL
    (arr1[(i-1),1,4])*norm_dlsil_3 - # normal progress to detected LSIL
    (arr1[(i-1),1,4])*age_out -    # age out
    (arr1[(i-1),1,4])*p_die_2_3      # die (unrelated)
  # LSIL undetected 25-39 (2)
  arr1[i,2,4] <- (arr1[(i-1),2,4]) + 
    (arr1[(i-1),2,3])*age_up_2 +   # age up
    (arr1[(i-1),1,4])*norm_ulsil_3 +  # normal progress to undetected LSIL
    (arr1[(i-1),4,4])*uhsil_ulsil_2_3 - # undetected HSIL regress to undetected LSIL
    (arr1[(i-1),2,4])*ulsil_norm_2_3 -  # undetected LSIL regress to normal
    (arr1[(i-1),2,4])*ulsil_uhsil_2_3 - # undetected LSIL progress to undetected HSIL
    (arr1[(i-1),2,4])*ulsil_dlsil - # undetected LSIL screened to detected LSIL
    (arr1[(i-1),2,4])*age_out -     # age out
    (arr1[(i-1),2,4])*p_die_2_3       # die (unrelated)
  # LSIL detected 25-39 (3)
  arr1[i,3,4] <- (arr1[(i-1),3,4]) + 
    (arr1[(i-1),3,3])*age_up_2 +   # age up
    (arr1[(i-1),1,4])*norm_dlsil_3 +  # normal progress to detected LSIL
    (arr1[(i-1),5,4])*dhsil_dlsil_2_3 + # detected HSIL regress to detected LSIL
    (arr1[(i-1),2,4])*ulsil_dlsil - # undetected LSIL screened to detected LSIL
    (arr1[(i-1),3,4])*dlsil_norm_2_3 -  # detected LSIL regress to normal
    (arr1[(i-1),3,4])*dlsil_dhsil_2_3 - # detected LSIL progress to detected HSIL
    (arr1[(i-1),3,4])*dlsil_uhsil - # detected LSIL LTFU to undetected HSIL
    (arr1[(i-1),3,4])*age_out -     # age out
    (arr1[(i-1),3,4])*p_die_2_3       # die (unrelated)
  # HSIL undetected 25-39 (4) 
  arr1[i,4,4] <- (arr1[(i-1),4,4]) + 
    (arr1[(i-1),4,3])*age_up_2 +   # age up
    (arr1[(i-1),2,4])*ulsil_uhsil_2_3 + # undetected LSIL progress to undetected HSIL 
    (arr1[(i-1),3,4])*dlsil_uhsil - # detected LSIL progress to undetected HSIL
    (arr1[(i-1),4,4])*uhsil_ulsil_2_3 - # undetected HSIL regress to undetected LSIL
    (arr1[(i-1),4,4])*uhsil_ucan -  # undetected HSIL progress to undetected cancer
    (arr1[(i-1),4,4])*uhsil_dhsil - # undetected HSIL screened to detected HSIL
    (arr1[(i-1),4,4])*age_out -     # age out
    (arr1[(i-1),4,4])*p_die_2_3       # die (unrelated)
  # HSIL detected 25-39 (5)
  arr1[i,5,4] <- (arr1[(i-1),5,4]) + 
    (arr1[(i-1),5,3])*age_up_2 +   # age up
    (arr1[(i-1),3,4])*dlsil_dhsil_2_3 + # detected LSIL progress to detected HSIL
    (arr1[(i-1),4,4])*uhsil_dhsil - # undetected HSIL screened to detected HSIL
    (arr1[(i-1),5,4])*dhsil_dlsil_2_3 - # detected HSIL regress to detected LSIL
    (arr1[(i-1),5,4])*dhsil_ucan -  # detected HSIL LTFU to undetected cancer
    (arr1[(i-1),5,4])*dhsil_dcan -  # detected HSIL progress to detected cancer
    (arr1[(i-1),5,4])*dhsil_norm -  # detected HSIL treated to normal
    (arr1[(i-1),5,4])*age_out -     # age out
    (arr1[(i-1),5,4])*p_die_2_3       # die (unrelated)
  # Cancer undetected 25-39 (6)
  arr1[i,6,4] <- (arr1[(i-1),6,4]) +
    (arr1[(i-1),6,4])*age_up_2 +   # age up
    (arr1[(i-1),4,4])*uhsil_ucan +  # undetected HSIL progress to undetected cancer
    (arr1[(i-1),5,4])*dhsil_ucan -  # detected HSIL progress to undetected cancer
    (arr1[(i-1),6,4])*ucan_dcan -   # undetected cancer screened to detected cancer
    (arr1[(i-1),6,4])*age_out -     # age out
    (arr1[(i-1),6,4])*p_die_2_3       # die (unrelated)
  # Cancer detected 25-39 (7)
  arr1[i,7,4] <- (arr1[(i-1),7,4]) +
    (arr1[(i-1),7,3])*age_up_2 +   # age up
    (arr1[(i-1),5,4])*dhsil_dcan +     # detected HSIL progress to detected cancer
    (arr1[(i-1),6,4])*ucan_dcan -      # undetected cancer screened to detected cancer
    (arr1[(i-1),7,4])*dcan_dcandeath - # detected cancer progress to cancer death
    (arr1[(i-1),7,4])*dcan_norm -      # detected cancer treated to normal
    (arr1[(i-1),7,4])*age_out -        # age out
    (arr1[(i-1),7,4])*p_die_2_3          # die (unrelated)
  # Cancer deaths 25-39 (8)
  arr1[i,8,4] <-
    (arr1[(i-1),7,4])*dcan_dcandeath # detected cancer progress to cancer death
}

arr1 <- round(arr1,0)

# Vector of HSIL, cancer, and cancer death at steady state for iteration
result_2 <- apply(arr1, 2L, rowSums)
final_result_2 <- as.data.frame(result_2[nrow(result_2),])

# Log likelihood of result vs predicted
LL_2 <- sum(dpois(final_result[c(5,7,8),], c(196000*0.6,10510*0.6,3400*0.6), log=TRUE))

Results_2 <- final_result_2[c(5,7,8),]


### COMBINED RESULTS ###

Results_all = Results+Results_2

Results_all

